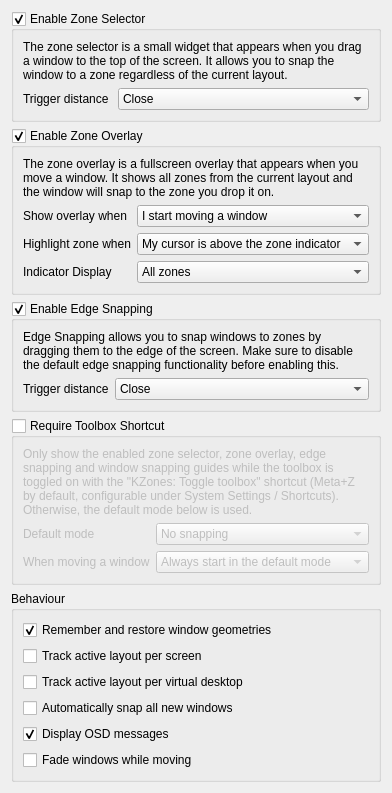
          <widget class="QWidget" name="tab_general">
            <attribute name="icon">
              <iconset theme="systemsettings">
                <normaloff>../../../../../../../../.designer/backup</normaloff>../../../../../../../../.designer/backup</iconset>
            </attribute>
            <attribute name="title">
              <string>General</string>
            </attribute>
            <layout class="QVBoxLayout" name="verticalLayout_4">
              <item>
                <widget class="QGroupBox" name="kcfg_enableZoneSelector">
                  <property name="title">
                    <string>Enable Zone Selector</string>
                  </property>
                  <property name="alignment">
                    <set>Qt::AlignmentFlag::AlignLeading|Qt::AlignmentFlag::AlignLeft|Qt::AlignmentFlag::AlignTop</set>
                  </property>
                  <property name="checkable">
                    <bool>true</bool>
                  </property>
                  <layout class="QVBoxLayout" name="verticalLayout_14">
                    <item>
                      <widget class="QLabel" name="label_zoneSelectorExplanation">
                        <property name="text">
                          <string>The zone selector is a small widget that appears when you drag a window to the top of the screen. It allows you to snap the window to a zone regardless of the current layout.</string>
                        </property>
                        <property name="wordWrap">
                          <bool>true</bool>
                        </property>
                      </widget>
                    </item>
                    <item>
                      <layout class="QFormLayout" name="formLayout_zoneSelector">
                        <item row="0" column="1">
                          <widget class="QComboBox" name="kcfg_zoneSelectorTriggerDistance">
                            <property name="sizePolicy">
                              <sizepolicy hsizetype="Expanding" vsizetype="Fixed">
                                <horstretch>0</horstretch>
                                <verstretch>0</verstretch>
                              </sizepolicy>
                            </property>
                            <property name="currentText">
                              <string>Close</string>
                            </property>
                            <property name="currentIndex">
                              <number>0</number>
                            </property>
                            <item>
                              <property name="text">
                                <string>Close</string>
                              </property>
                            </item>
                            <item>
                              <property name="text">
                                <string>Medium</string>
                              </property>
                            </item>
                            <item>
                              <property name="text">
                                <string>Far</string>
                              </property>
                            </item>
                          </widget>
                        </item>
                        <item row="0" column="0">
                          <widget class="QLabel" name="label_zoneSelectorTriggerDistance">
                            <property name="text">
                              <string>Trigger distance </string>
                            </property>
                          </widget>
                        </item>
                      </layout>
                    </item>
                  </layout>
                </widget>
              </item>
              <item>
                <widget class="QGroupBox" name="kcfg_enableZoneOverlay">
                  <property name="title">
                    <string>Enable Zone Overlay</string>
                  </property>
                  <property name="checkable">
                    <bool>true</bool>
                  </property>
                  <property name="checked">
                    <bool>true</bool>
                  </property>
                  <layout class="QVBoxLayout" name="verticalLayout_13">
                    <item>
                      <widget class="QLabel" name="label_zoneOverlayExplanation">
                        <property name="text">
                          <string>The zone overlay is a fullscreen overlay that appears when you move a window. It shows all zones from the current layout and the window will snap to the zone you drop it on.</string>
                        </property>
                        <property name="wordWrap">
                          <bool>true</bool>
                        </property>
                      </widget>
                    </item>
                    <item>
                      <layout class="QFormLayout" name="formLayout_zoneOverlay">
                        <item row="0" column="0">
                          <widget class="QLabel" name="label_zoneOverlayShowWhen">
                            <property name="text">
                              <string>Show overlay when</string>
                            </property>
                          </widget>
                        </item>
                        <item row="0" column="1">
                          <widget class="QComboBox" name="kcfg_zoneOverlayShowWhen">
                            <property name="sizePolicy">
                              <sizepolicy hsizetype="Expanding" vsizetype="Fixed">
                                <horstretch>0</horstretch>
                                <verstretch>0</verstretch>
                              </sizepolicy>
                            </property>
                            <item>
                              <property name="text">
                                <string>I start moving a window</string>
                              </property>
                            </item>
                            <item>
                              <property name="text">
                                <string>I press the toggle overlay shortcut</string>
                              </property>
                            </item>
                          </widget>
                        </item>
                        <item row="1" column="0">
                          <widget class="QLabel" name="label_zoneOverlayHighlightTarget">
                            <property name="text">
                              <string>Highlight zone when</string>
                            </property>
                          </widget>
                        </item>
                        <item row="1" column="1">
                          <widget class="QComboBox" name="kcfg_zoneOverlayHighlightTarget">
                            <property name="sizePolicy">
                              <sizepolicy hsizetype="Expanding" vsizetype="Fixed">
                                <horstretch>0</horstretch>
                                <verstretch>0</verstretch>
                              </sizepolicy>
                            </property>
                            <item>
                              <property name="text">
                                <string>My cursor is above the zone indicator</string>
                              </property>
                            </item>
                            <item>
                              <property name="text">
                                <string>My cursor is anywhere in the zone</string>
                              </property>
                            </item>
                          </widget>
                        </item>
                        <item row="2" column="0">
                          <widget class="QLabel" name="label_zoneOverlayIndicatorDisplay">
                            <property name="text">
                              <string>Indicator Display</string>
                            </property>
                          </widget>
                        </item>
                        <item row="2" column="1">
                          <widget class="QComboBox" name="kcfg_zoneOverlayIndicatorDisplay">
                            <property name="sizePolicy">
                              <sizepolicy hsizetype="Expanding" vsizetype="Fixed">
                                <horstretch>0</horstretch>
                                <verstretch>0</verstretch>
                              </sizepolicy>
                            </property>
                            <item>
                              <property name="text">
                                <string>All zones</string>
                              </property>
                            </item>
                            <item>
                              <property name="text">
                                <string>Only target zone</string>
                              </property>
                            </item>
                          </widget>
                        </item>
                      </layout>
                    </item>
                  </layout>
                </widget>
              </item>
              <item>
                <widget class="QGroupBox" name="kcfg_enableEdgeSnapping">
                  <property name="title">
                    <string>Enable Edge Snapping</string>
                  </property>
                  <property name="checkable">
                    <bool>true</bool>
                  </property>
                  <property name="checked">
                    <bool>true</bool>
                  </property>
                  <layout class="QVBoxLayout" name="verticalLayout_13">
                    <item>
                      <widget class="QLabel" name="label_edgeSnappingExplanation">
                        <property name="text">
                          <string>Edge Snapping allows you to snap windows to zones by dragging them to the edge of the screen. Make sure to disable the default edge snapping functionality before enabling this.</string>
                        </property>
                        <property name="wordWrap">
                          <bool>true</bool>
                        </property>
                      </widget>
                    </item>
                    <item>
                      <layout class="QFormLayout" name="formLayout_edgeSnapping">
                        <item row="0" column="0">
                          <widget class="QLabel" name="label_edgeSnappingTriggerDistance">
                            <property name="text">
                              <string>Trigger distance</string>
                            </property>
                          </widget>
                        </item>
                        <item row="0" column="1">
                          <widget class="QComboBox" name="kcfg_edgeSnappingTriggerDistance">
                            <property name="sizePolicy">
                              <sizepolicy hsizetype="Expanding" vsizetype="Fixed">
                                <horstretch>0</horstretch>
                                <verstretch>0</verstretch>
                              </sizepolicy>
                            </property>
                            <item>
                              <property name="text">
                                <string>Close</string>
                              </property>
                            </item>
                            <item>
                              <property name="text">
                                <string>Medium</string>
                              </property>
                            </item>
                            <item>
                              <property name="text">
                                <string>Far</string>
                              </property>
                            </item>
                          </widget>
                        </item>
                      </layout>
                    </item>
                  </layout>
                </widget>
              </item>
              <item>
                <widget class="QGroupBox" name="kcfg_requireToolboxShortcut">
                  <property name="title">
                    <string>Require Toolbox Shortcut</string>
                  </property>
                  <property name="checkable">
                    <bool>true</bool>
                  </property>
                  <property name="checked">
                    <bool>false</bool>
                  </property>
                  <layout class="QVBoxLayout" name="verticalLayout_toolbox">
                    <item>
                      <widget class="QLabel" name="label_toolboxExplanation">
                        <property name="text">
                          <string>Only show the enabled zone selector, zone overlay, edge snapping and window snapping guides while the toolbox is toggled on with the "KZones: Toggle toolbox" shortcut (Meta+Z by default, configurable under System Settings / Shortcuts). Otherwise, the default mode below is used.</string>
                        </property>
                        <property name="wordWrap">
                          <bool>true</bool>
                        </property>
                      </widget>
                    </item>
                    <item>
                      <layout class="QFormLayout" name="formLayout_toolbox">
                        <item row="0" column="0">
                          <widget class="QLabel" name="label_defaultDragMode">
                            <property name="text">
                              <string>Default mode</string>
                            </property>
                          </widget>
                        </item>
                        <item row="0" column="1">
                          <widget class="QComboBox" name="kcfg_defaultDragMode">
                            <property name="sizePolicy">
                              <sizepolicy hsizetype="Expanding" vsizetype="Fixed">
                                <horstretch>0</horstretch>
                                <verstretch>0</verstretch>
                              </sizepolicy>
                            </property>
                            <item>
                              <property name="text">
                                <string>No snapping</string>
                              </property>
                            </item>
                            <item>
                              <property name="text">
                                <string>Edge snapping</string>
                              </property>
                            </item>
                            <item>
                              <property name="text">
                                <string>Zone overlay</string>
                              </property>
                            </item>
                            <item>
                              <property name="text">
                                <string>Zone selector</string>
                              </property>
                            </item>
                            <item>
                              <property name="text">
                                <string>Window snapping guides</string>
                              </property>
                            </item>
                          </widget>
                        </item>
                        <item row="1" column="0">
                          <widget class="QLabel" name="label_toolboxModeOnMoveStart">
                            <property name="text">
                              <string>When moving a window</string>
                            </property>
                          </widget>
                        </item>
                        <item row="1" column="1">
                          <widget class="QComboBox" name="kcfg_toolboxModeOnMoveStart">
                            <property name="sizePolicy">
                              <sizepolicy hsizetype="Expanding" vsizetype="Fixed">
                                <horstretch>0</horstretch>
                                <verstretch>0</verstretch>
                              </sizepolicy>
                            </property>
                            <item>
                              <property name="text">
                                <string>Always start in the default mode</string>
                              </property>
                            </item>
                            <item>
                              <property name="text">
                                <string>Keep the last used mode</string>
                              </property>
                            </item>
                          </widget>
                        </item>
                      </layout>
                    </item>
                  </layout>
                </widget>
              </item>
              <item>
                <widget class="QGroupBox" name="groupBox_snappingBehaviour">
                  <property name="title">
                    <string>Behaviour</string>
                  </property>
                  <layout class="QVBoxLayout" name="verticalLayout_11">
                    <item>
                      <widget class="QCheckBox" name="kcfg_rememberWindowGeometries">
                        <property name="sizePolicy">
                          <sizepolicy hsizetype="Minimum" vsizetype="Minimum">
                            <horstretch>0</horstretch>
                            <verstretch>0</verstretch>
                          </sizepolicy>
                        </property>
                        <property name="text">
                          <string>Remember and restore window geometries</string>
                        </property>
                        <property name="checked">
                          <bool>true</bool>
                        </property>
                      </widget>
                    </item>
                    <item>
                      <widget class="QCheckBox" name="kcfg_trackLayoutPerScreen">
                        <property name="text">
                          <string>Track active layout per screen</string>
                        </property>
                      </widget>
                    </item>
                    <item>
                      <widget class="QCheckBox" name="kcfg_trackLayoutPerDesktop">
                        <property name="text">
                          <string>Track active layout per virtual desktop</string>
                        </property>
                      </widget>
                    </item>
                    <item>
                      <widget class="QCheckBox" name="kcfg_autoSnapAllNew">
                        <property name="text">
                          <string>Automatically snap all new windows</string>
                        </property>
                      </widget>
                    </item>
                    <item>
                      <widget class="QCheckBox" name="kcfg_showOsdMessages">
                        <property name="text">
                          <string>Display OSD messages</string>
                        </property>
                        <property name="checked">
                          <bool>true</bool>
                        </property>
                      </widget>
                    </item>
                    <item>
                      <widget class="QCheckBox" name="kcfg_fadeWindowsWhileMoving">
                        <property name="text">
                          <string>Fade windows while moving</string>
                        </property>
                      </widget>
                    </item>
                  </layout>
                </widget>
              </item>
              <item>
                <spacer name="verticalSpacer_general">
                  <property name="orientation">
                    <enum>Qt::Orientation::Vertical</enum>
                  </property>
                  <property name="sizeHint" stdset="0">
                    <size>
                      <width>0</width>
                      <height>0</height>
                    </size>
                  </property>
                </spacer>
              </item>
            </layout>
            <zorder>kcfg_enableEdgeSnapping</zorder>
            <zorder>verticalSpacer_general</zorder>
            <zorder>groupBox_snappingBehaviour</zorder>
            <zorder>kcfg_enableZoneSelector</zorder>
            <zorder>kcfg_enableZoneOverlay</zorder>
          </widget>
